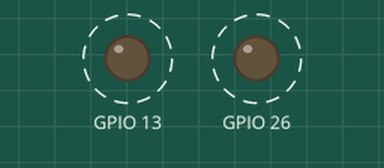
This program was run on a simulated ESP32 board running MicroPython. Parts: output pins drawn as LEDs (lit = HIGH). Dashed ring = blinking.

Above: at 0.2 s.
Timing chart, 0 to 3.0 s (numbered marks = the images above):
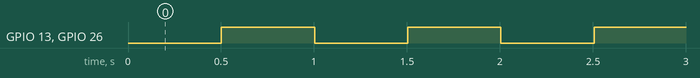

Measured:
- by itself, GPIO 13, GPIO 26: alternates HIGH for 0.50 s and LOW for 0.50 s

The program:

3_2.py
```python
# IMPORTS
from machine import Pin
from time import ticks_ms

# CLASSES
class LedBlink:

    def __init__(self, pin_number, tms):
        self.pin_number = pin_number
        self.tms = tms
        self.led = Pin(self.pin_number, Pin.OUT)
        self.start_time = ticks_ms()

    def blink(self):
           if ticks_ms() - self.start_time > self.tms:
                self.led.value(not self.led.value())
                self.start_time = ticks_ms()

# VARIABLES
led = LedBlink(26, 500)
led2 = LedBlink(13, 500)

#print(led.pin_number)
#print(led.tms)
while True:
    led.blink()
    led2.blink()
```
